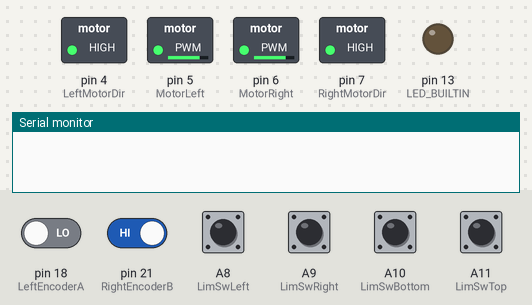
Bench run of a sketch on a simulated Arduino Mega 2560, built with avr-gcc and run on an emulated ATmega2560. Shown: switched loads named in the sketch (green lamp = pin HIGH), output pins drawn as LEDs (lit = HIGH), the last lines printed to the serial monitor. The test bench sets the inputs (shaded band); at power-on: pin 21 (RightEncoderB) HIGH, A8 (LimSwLeft), A9 (LimSwRight), A10 (LimSwBottom), A11 (LimSwTop), pin 18 (LeftEncoderA) LOW.

Above: at 1.2 s.
1.3 s: A8 (LimSwLeft) pulled HIGH for 0.15 s
At 3.5 s:
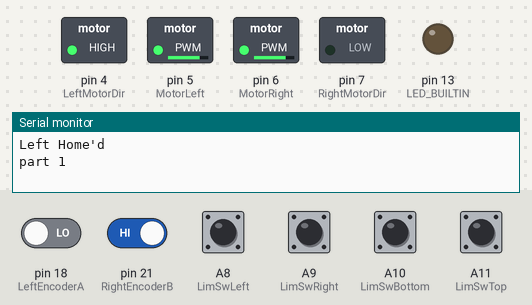
3.8 s: A9 (LimSwRight) pulled HIGH for 0.15 s
At 5.1 s:
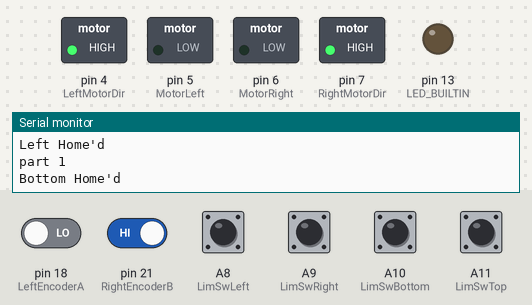
6.3 s: A10 (LimSwBottom) pulled HIGH for 0.15 s
At 8.4 s:
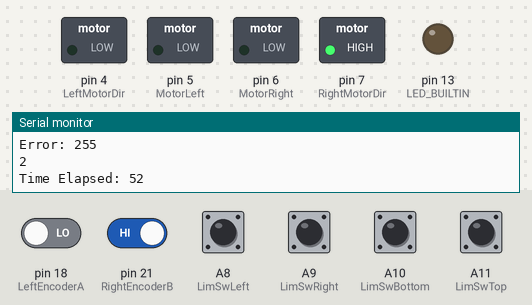
Timing chart, 0 to 9.9 s (numbered marks = the images above; inputs shaded):
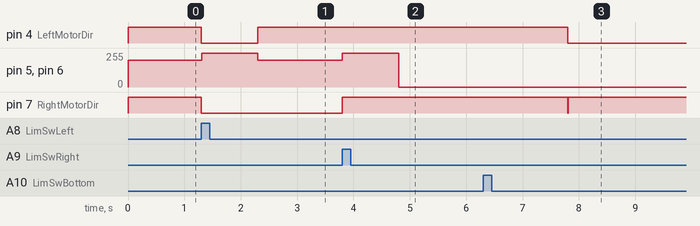

The sketch:

bhumik_merge_test_not_working.ino
```cpp
#define TIMER3_INTERVAL_MS    10
#define USE_TIMER_3     true
#define PI 3.1415926535897932384626433832795

#include <Servo.h>
#include "TimerInterrupt.h"


const int LeftMotorDir = 4;
const int MotorLeft = 5;
const int MotorRight = 6;
const int RightMotorDir = 7;

unsigned long startTime, endTime;


bool homingMode = 0;
bool homing = 0;
int homingCount = 101;

bool LimitHit = 0;

#define LimSwLeft A8
#define LimSwRight A9
#define LimSwBottom A10
#define LimSwTop A11

const int LeftEncoderA = 18;
const int LeftEncoderB = 19;
const int RightEncoderA = 20;
const int RightEncoderB = 21;


const int radius = 7;

long LeftEncoderCount = 0;
long RightEncoderCount = 0;


unsigned int outputPin1 = LED_BUILTIN;

void TimerHandler1(unsigned int outputPin = LED_BUILTIN)
{
  static bool toggle1 = false;
  static bool started = false;

  if (!started)
  {
    started = true;
    pinMode(outputPin, OUTPUT);
  }

#if (TIMER_INTERRUPT_DEBUG > 1)
  //timer interrupt toggles pin outputPin, default LED_BUILTIN
  Serial.print("pin1 = "); Serial.print(outputPin);
  Serial.print(" address: "); Serial.println((uint32_t) &outputPin );
#endif

  //Serial.println(LeftEncoderCount);
  //Serial.println(RightEncoderCount);

  //Serial.println(digitalRead(RightEncoderA));
  //  Serial.println(digitalRead(RightEncoderA));

  if ((digitalRead(LimSwLeft) || digitalRead(LimSwRight) || digitalRead(LimSwBottom) || digitalRead(LimSwTop))) {
    if (homingCount == 101) {
      homingCount = 0;
    }
    if (homingMode) {
      if (digitalRead(LimSwLeft)) {
        // go right
        digitalWrite(LeftMotorDir, LOW);
        digitalWrite(RightMotorDir, LOW);
      }
      if (digitalRead(LimSwRight)) {
        // go left
        digitalWrite(LeftMotorDir, HIGH);
        digitalWrite(RightMotorDir, HIGH);
        homing = 1;
      }
      if (digitalRead(LimSwBottom)) {
        // go up
        digitalWrite(LeftMotorDir, LOW);
        digitalWrite(RightMotorDir, HIGH);
        homing = 1;
      }
      if (digitalRead(LimSwTop)) {
        // go down
        digitalWrite(LeftMotorDir, HIGH);
        digitalWrite(RightMotorDir, LOW);
        homing = 1;
      }
    } else {
      digitalWrite(MotorLeft, LOW);
      digitalWrite(MotorRight, LOW);
      LimitHit = 1;
    }
  } else {

    //LimitHit = 0;
  }
  if (homingCount < 100 && homingMode) {
    digitalWrite(MotorLeft, 1);
    digitalWrite(MotorRight, 1);
    homing = 1;
    homingCount += 1;
  } else if (homingCount >= 100 && (homingCount != 101)) {
    if (homing) {

      digitalWrite(MotorLeft, LOW);
      digitalWrite(MotorRight, LOW);
    }
    homing = 0;
    homingCount = 101;
  }
}


void TimerHandler(unsigned int outputPin = LED_BUILTIN)
{
  static bool toggle = false;
  static bool started = false;

  if (!started)
  {
    started = true;
    pinMode(outputPin, OUTPUT);
  }

  //timer interrupt toggles pin outputPin, default LED_BUILTIN
}


void setup() {

  ITimer3.init();

  // Using ATmega328 used in UNO => 16MHz CPU clock ,
  // For 16-bit timer 1, 3, 4 and 5, set frequency from 0.2385 to some KHz
  // For 8-bit timer 2 (prescaler up to 1024, set frequency from 61.5Hz to some KHz

  if (ITimer3.attachInterruptInterval(TIMER3_INTERVAL_MS, TimerHandler1, outputPin1))
  {
    Serial.print(F("Starting  ITimer3 OK, millis() = ")); Serial.println(millis());
  }


  // put your setup code here, to run once:
  pinMode(MotorLeft, OUTPUT);
  pinMode(MotorRight, OUTPUT);
  pinMode(LeftMotorDir, OUTPUT);
  pinMode(RightMotorDir, OUTPUT);

  pinMode(LeftEncoderA, INPUT);
  pinMode(RightEncoderA, INPUT);
  pinMode(LeftEncoderB, INPUT);
  pinMode(RightEncoderB, INPUT);

  //analogWrite(MotorLeft, 100);

  attachInterrupt(digitalPinToInterrupt(LeftEncoderA), isrLeft, CHANGE);
  attachInterrupt(digitalPinToInterrupt(RightEncoderB), isrRight, CHANGE);

  Serial.begin(9600);


}

void loop() {


  startTime = millis();

  // Performing Homing Routine

  homingMode = 1;
  while (!homing) {
    digitalWrite(LeftMotorDir, HIGH);
    digitalWrite(RightMotorDir, HIGH);
    analogWrite(MotorLeft, 200);
    analogWrite(MotorRight, 200);
  }
  Serial.println("Left Home'd");
  while (homing) {
    delay(1);
    continue;
  }

  Serial.println("part 1");

  while (!homing) {
    digitalWrite(LeftMotorDir, HIGH);
    digitalWrite(RightMotorDir, LOW);
    analogWrite(MotorLeft, 200);
    analogWrite(MotorRight, 200);
  }
  Serial.println("Bottom Home'd");
  while (homing) {
    delay(1);
    continue;
  }

  homingMode = 0;


  delay(1000);

  // Insert Commands Past This Point


  // Rectangle
  delay(2000);
  startTime = millis();
  moveXY(88, false, 1.2, 0.000005, 1.8, 1);
  moveXY(60, true, 2, 0.00015, 1.2, 1);
  moveXY(-90, false, 1.9, 0.00003, 1.8, 1);
  moveXY(-60, true, 2, 0.000005, 1.2, 1);
  endTime = millis();
  Serial.print("Time Elapsed: ");
  Serial.println(endTime - startTime);
//  while(1) delay(10000);


  moveXY(90, true, 2, 0.0001, 1.2, 1);
//  delay(2500);
  moveXY(40, false, 1.4, 0.00001, 1.8, 1);
//  delay(5000);

  startTime = millis();
  drawCircle(40, 2, 0.001, 0.9, 2, 0.001, 0.9, 0.3);
  endTime = millis();
  Serial.print("Time Elapsed: ");
  Serial.println(endTime - startTime);
  while(1) delay(10000);


  // put your main code here, to run repeatedly:
  //  digitalWrite(LeftMotorDir, HIGH);
  //  delay(1000);
  //  digitalWrite(LeftMotorDir, LOW);
  //  delay(1000);
  //  bool LeftEncoderA_Val = digitalRead(LeftEncoderA);
  //  bool LeftEncoderB_Val = digitalRead(LeftEncoderB);
  //  Serial.print("Clockwise Encoder Count: ");
  //  Serial.println(LeftEncoderCount);
  //  Serial.print("Anti-Clockwise Encoder Count: ");
  //  Serial.println(LeftACWEncoderCount);


  //moveXY(30,false, 1.4, 0.00001, 1.8, 1);
  //delay(3000);
  //moveXY(60,true, 2, 0.0001, 1.2, 1);
  //delay(3000);
  //moveXY(-30,false, 1.9, 0.000018, 1.6, 1);
  //delay(3000);
  //moveXY(-60,true, 2, 0.00001, 1.2, 1);
  //delay(3000);

  // Working Values So Far:
  // 30mm
  // moveXY(-30,true, 2, 0.00001, 1.2, 1);
  // moveXY(30,true, 2, 0.0006, 0.8, 1);
  // moveXY(-30,false, 1.9, 0.000018, 1.6, 1);
  // moveXY(30,false, 1.4, 0.00001, 1.8, 1);
  //
  // 50mm
  // moveXY(-50,true, 2, 0.00001, 1.2, 1);
  // moveXY(50,true, 2, 0.0001, 1.2, 1);
  // moveXY(-50,false, 1.9, 0.000018, 1.6, 1);
  // moveXY(50,false, 1.4, 0.00001, 1.8, 1);


  //  moveXY(-50,true, 2, 0.00001, 1.2, 1);
  //  drawCircle(40, 2, 0.001, 0.9, 2, 0.001, 0.9, 0.3);
  //  delay(10000);


  //moveXY(30,true, 1.6, 0.01, 0.1, 2);
  //moveXY(-30,true, 3 , 0.0, 0, 2);


  //moveXY(30,false, 0.5, 0.01, 0, 3);
  //moveXY(30,true, 0.5, 0.01, 0, 3);
  //moveXY(-30,false, 0.5, 0.01, 0, 3);


  /*
    if (LeftEncoderCount > (8256/2)) {
      digitalWrite(MotorLeft, LOW);
      delay(1000);
      LeftEncoderCount = 0;
      analogWrite(MotorLeft, 255);
    }
  */
}


void isrLeft () {
  if (digitalRead (LeftEncoderA)) {
    if (!digitalRead(LeftEncoderB)) {
      LeftEncoderCount--;
    } else {
      LeftEncoderCount++;
    }
  } else {
    if (!digitalRead(LeftEncoderB)) {
      LeftEncoderCount++;
    } else {
      LeftEncoderCount--;
    }
  }
  //  Serial.print("Left: ");
  //  Serial.println(LeftEncoderCount);
}  // end of isr


void isrRight () {
  if (digitalRead (RightEncoderA)) {
    if (!digitalRead(RightEncoderB)) {
      RightEncoderCount++;
    } else {
      RightEncoderCount--;
    }
  } else {
    if (!digitalRead(RightEncoderB)) {
      RightEncoderCount--;
    } else {
      RightEncoderCount++;
    }
  }
  //    Serial.print("Right: ");
  //  Serial.println(RightEncoderCount);
}

// end of isr


float getPos(bool xPlane) {
  // 4028 Counts per revolution
  float Counts;
  if (!xPlane) {
    Counts = (RightEncoderCount - LeftEncoderCount) / (2.0);
  } else {
    Counts = (RightEncoderCount + LeftEncoderCount) / (2.0);
  }
  //Serial.println(Counts);
  float revolutions = Counts / 4028.0;
  return (revolutions * 44.0);
}


void moveXY(float target, bool xPlane, float Kp, float Ki, float Kd,  float errorMax) {
  float currentPos, error, u = 0, error_Prv = target, saturation, error_Prv_d = target;
  int Pwr = 0, Pwr_temp;
  float Pwr_Prv = 0;

  float integralK = -target;
  int encError, deltaUX, deltaUY, PwrLimit;
  float Kp_X = 0.10; // original = 0.18 straight in Right
  float Kp_Y = 0.12;
  int iteration_count = 1;
  int iteration_check = 2 ;
  bool continueLoop = 1;

  LeftEncoderCount = 0;
  RightEncoderCount = 0;


  while (continueLoop == 1) {
    currentPos = getPos(xPlane);

    // currentPos needs to check direction
    if (!xPlane) {
      error = target - currentPos;
    } else {
      error = -currentPos - target;
    }
    if ((abs(u) < 100) || error_Prv != error) {
      integralK = integralK + error;
      //      Serial.println(integralK);
    }
    u = (Kp * error) + (Ki * integralK) + (Kd * (error - error_Prv_d));
    if (!xPlane) {
      encError = LeftEncoderCount + RightEncoderCount;
    } else {
      encError = LeftEncoderCount - RightEncoderCount;
    }
    deltaUX = Kp_X * encError;
    deltaUY = Kp_Y * encError;
    //    deltaUX = constrain(deltaUX, -70, 70);
    //    deltaUY = constrain(deltaUY, -70, 70);
    //    Pwr = (int) constrain(u, -200, 200);

    // FOR SPEED AND POWER
//    deltaUX = constrain(deltaUX, -40, 30);
//    deltaUY = constrain(deltaUY, -40, 30);
//    Pwr = (int) constrain(u, -200, 200);

    if (abs(deltaUX) > abs(deltaUY)) {
      PwrLimit = 255 - abs(deltaUX);
    } else {
      PwrLimit = 255 - abs(deltaUY);
    }
    Pwr = (int) constrain(u, -PwrLimit, PwrLimit);

    saturation = abs((Pwr + Pwr_Prv) / 2);
    saturation = (int) ceil(saturation);
    Pwr = (int) constrain(Pwr, -saturation, saturation);

    Pwr_Prv = Pwr;
    if (!xPlane) {
      if (Pwr < 0) {
        digitalWrite(LeftMotorDir, HIGH);
        digitalWrite(RightMotorDir, LOW);

      } else {
        digitalWrite(LeftMotorDir, LOW);
        digitalWrite(RightMotorDir, HIGH);
      }
    } else {
      if (Pwr < 0) {
        digitalWrite(LeftMotorDir, LOW);
        digitalWrite(RightMotorDir, LOW);
      } else {
        digitalWrite(LeftMotorDir, HIGH);
        digitalWrite(RightMotorDir, HIGH);
      }
    }
    if (!LimitHit) {
      Pwr_temp = abs(Pwr);
      Pwr_temp = constrain(Pwr_temp, PwrLimit, PwrLimit);
      //      Serial.println(Pwr_temp);
      //      Serial.println(deltaUY);
      if (Pwr < 0) {

      }
      if (!xPlane) {
        if (Pwr > 0) {
          analogWrite(MotorLeft, Pwr_temp + deltaUY);
          analogWrite(MotorRight, Pwr_temp - deltaUY);
        }
        if (Pwr < 0) {
          analogWrite(MotorLeft, Pwr_temp - deltaUY);
          analogWrite(MotorRight, Pwr_temp + deltaUY);
        }
      } else {
        if (Pwr > 0) {
          analogWrite(MotorLeft, Pwr_temp - deltaUX);
          analogWrite(MotorRight, Pwr_temp + deltaUX);
        }
        if (Pwr < 0) {
          analogWrite(MotorLeft, Pwr_temp + deltaUY);
          analogWrite(MotorRight, Pwr_temp - deltaUY);
        }
      }

    } else {
      continueLoop = 0;
    }

    // After a certain number of iterations of the loop (Specified by iteration_check) this statement does its checks
    if ((iteration_count % iteration_check) == (iteration_check - 1)) {
      // If the error in the current iteration is equal to the error from the previous iteration check
      // and the error is also less than the maximum error speciied
      if (abs(error) <= errorMax) {
        if ((Pwr < 0) && (abs(error) < (abs(error_Prv) - 0.3 * errorMax)) && (abs(error) > abs(error_Prv) + 0.3 * errorMax)) {
          // We then set the continue loop variable to 0 to ensure the loop does not run again
          continueLoop = 0;
        } else if ((Pwr < 0) && (abs(error) > (abs(error_Prv) - 0.3 * errorMax)) && (abs(error) < abs(error_Prv) + 0.3 * errorMax)) {
          continueLoop = 0;
        }
      }
      // We then set the previous error to the current error which can be used later if we need to
      error_Prv = error;
    }

    // Saving the error from this iteration to be used to calculate the derivative part of the controller
    error_Prv_d = error;
    // To keep track of which iteration of the loop we are currently on we add one the the iteration count at the end of the loop
    iteration_count += 1;
    //    Serial.print("Power: ");
    //    Serial.println(Pwr_temp);
    Serial.print("Error: ");
    Serial.println(PwrLimit);
    //    Serial.print("Right: ");
    //    Serial.println(RightEncoderCount);
    //    Serial.print("Left: ");
    //    Serial.println(LeftEncoderCount);
    // Serial.println(abs(LeftEncoderCount - RightEncoderCount));
  }
  digitalWrite(MotorLeft, LOW);
  digitalWrite(MotorRight, LOW);
}


void drawCircle(float radius, float KpX, float KiX, float KdX, float KpY, float KiY, float KdY, float errorMax) {

  float degInc = 0.1;
  if (radius <= 10) {
    degInc = 0.8;
  } else if (radius > 10 && radius <= 25) {
    degInc = 0.4;
  }
  float currentDeg = 0;


  float targetX = 0;
  float targetY = 0;
  float targetXCor = 0;
  float targetYCor = 0;

  float errorX, errorY, errorPrvX, errorPrvY;
  float errorPrv_dX, errorPrv_dY;
  float absError;

  float posX, posY;

  float uX = 0;
  float uY = 0;

  float integralX = 0;
  float integralY = 0;

  int PwrX = 0;
  int PwrY = 0;

  LeftEncoderCount = 0;
  RightEncoderCount = 0;

  int iteration_count = 1;
  int iteration_check = 3;

  bool continueLoop = 1;
  while (continueLoop) {
//        Serial.print("X: ");
//        Serial.print(uX);
//        Serial.print("   ");
//        Serial.print("Y: ");
//        Serial.println(uY);
//    Serial.println(uX);

    targetX = radius * -cos(PI * (currentDeg / 180.0)) + radius + targetXCor;
    targetY = radius * sin(PI * (currentDeg / 180.0)) + targetYCor;
    posX = getPos(1);
    posY = getPos(0);
    errorX = -posX - targetX;
    errorY = -(targetY - posY);
    absError = sq(errorX) + sq(errorY);
    absError = sqrt(absError);

    if ((abs(uX) < 200) || errorPrvX != errorX) {
      integralX +=  errorX;
    }
    uX = (KpX * errorX) + (KiX * integralX) + (KdX * (errorX - errorPrv_dX));
    uX = 150 * uX;
    if ((abs(uY) < 200) || errorPrvY != errorY) {
      integralY +=  errorY;
    }
    uY = (KpY * errorY) + (KiY * integralY) + (KdY * (errorY - errorPrv_dY));
    uY = 150 * uY;

    // After a certain number of iterations of the loop (Specified by iteration_check) this statement does its checks
    if ((iteration_count % iteration_check) == (iteration_check - 1)) {
      // If the error in the current iteration is equal to the error from the previous iteration check
      // and the error is also less than the maximum error speciied
      if ((abs(errorX) <= errorMax) && (abs(errorY) <= errorMax)) {
        if ((currentDeg > 360)) {
          continueLoop = 0;
        }
      }
      // We then set the previous error to the current error which can be used later if we need to
      errorPrvX = errorX;
      errorPrvY = errorY;
    }
    errorPrv_dX = errorX;
    errorPrv_dY = errorY;

//    if (currentDeg > 330 && currentDeg < 360) {
//      targetXCor -= 0.0015;
//      targetYCor -= 0.00075;
//    }

    //r += 0.01;
    if (currentDeg < 315 && (absError < 0.6)) { // 150 power with 0.8 works
      //      currentDeg += ((degInc/(20.0)) * radius);
      currentDeg += ((degInc / (20.0)) * radius);
    } else if (currentDeg < 360 && (absError < 0.2)) {
      currentDeg += ((degInc / (20.0)) * radius);
      if (iteration_count % 100 == 0 && abs(targetXCor) < 1.0 && abs(targetYCor) < 1.0) {
        Serial.println(targetXCor);
//        targetXCor -= 0.22;
//        targetYCor -= 0.05;
        targetXCor -= 0.35;
        targetYCor -= 0.06;
      }
    }
    if (!LimitHit) {
      // Figure out what to do based on uX and uY

      // FIND DIRECTION NEED TO GO
      PwrX = constrain(uX, 240, 255);
      PwrY = constrain(uY, 240, 255);
      if (errorX > 0 && errorY > 0) {
        // bottom left
        if (abs(errorX) > abs(errorY)) {
          digitalWrite(LeftMotorDir, HIGH);
          digitalWrite(RightMotorDir, HIGH);
        } else {
          digitalWrite(LeftMotorDir, HIGH);
          digitalWrite(RightMotorDir, LOW);
        }
      } else if (errorX < 0 && errorY < 0) {
        // top right
        if (abs(errorX) > abs(errorY)) {
          digitalWrite(LeftMotorDir, LOW);
          digitalWrite(RightMotorDir, LOW);
        } else {
          digitalWrite(LeftMotorDir, LOW);
          digitalWrite(RightMotorDir, HIGH);
        }
      } else if (errorX > 0 && errorY < 0) {
        // top left
        if (abs(errorX) > abs(errorY)) {
          digitalWrite(LeftMotorDir, HIGH);
          digitalWrite(RightMotorDir, HIGH);
        } else {
          digitalWrite(LeftMotorDir, LOW);
          digitalWrite(RightMotorDir, HIGH);
        }
      } else if (errorX < 0 && errorY > 0) {
        // bottom right
        if (abs(errorX) > abs(errorY)) {
          digitalWrite(LeftMotorDir, LOW);
          digitalWrite(RightMotorDir, LOW);
        } else {
          digitalWrite(LeftMotorDir, HIGH);
          digitalWrite(RightMotorDir, LOW);
        }
      }
      analogWrite(MotorLeft, PwrX);
      analogWrite(MotorRight, PwrY);
    } else {
      continueLoop = 0;
    }
    // Saving the error from this iteration to be used to calculate the derivative part of the controller
    errorPrv_dX = errorX;
    errorPrv_dY = errorY;
    // To keep track of which iteration of the loop we are currently on we add one the the iteration count at the end of the loop
    iteration_count += 1;
  }
  Serial.println(iteration_count);
  digitalWrite(MotorLeft, LOW);
  digitalWrite(MotorRight, LOW);
  delay(50);
}

// http://andrewjkramer.net/motor-encoders-arduino/
// https://www.arduino.cc/reference/en/libraries/timerinterrupt/
// https://www.desmos.com/calculator/6hjayhfvng
//24.621
//31.090
// 14mm pulley diameter, 20 teeth

// If (abs error < (0.2) then we add to degrees).
```

Measured:
- after the input at 1.3 s, pin 4 (LeftMotorDir): HIGH → LOW at once, → HIGH 1.0 s later; pin 5 (MotorLeft), pin 6 (MotorRight): 200/255 → 255/255 at once, → 200/255 0.99 s later; pin 7 (RightMotorDir): HIGH → LOW at once
- after the input at 3.8 s, pin 5 (MotorLeft): 200/255 → 255/255 at once, → 0/255 1.0 s later; pin 6 (MotorRight): 200/255 → 255/255 at once, → 0/255 0.99 s later; pin 7 (RightMotorDir): LOW → HIGH at once
- after the input at 6.3 s, pin 5 (MotorLeft), pin 6 (MotorRight): stays 0/255 (without the input it goes to 255/255 after 1.5 s); pin 7 (RightMotorDir): HIGH → LOW after 1.5 s, → HIGH 0.01 s later
